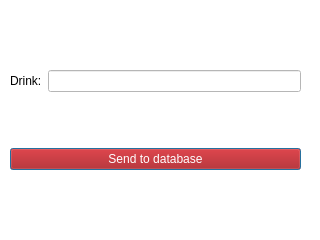
<?xml version="1.0" encoding="UTF-8"?>
<ui version="4.0">
 <class>DeleteSomeDrinkWidget</class>
 <widget class="QDialog" name="DeleteSomeDrinkWidget">
  <property name="geometry">
   <rect>
    <x>0</x>
    <y>0</y>
    <width>320</width>
    <height>240</height>
   </rect>
  </property>
  <property name="windowTitle">
   <string>Dialog</string>
  </property>
  <property name="styleSheet">
   <string notr="true">background-color:white;</string>
  </property>
  <widget class="QWidget" name="">
   <property name="geometry">
    <rect>
     <x>10</x>
     <y>20</y>
     <width>291</width>
     <height>201</height>
    </rect>
   </property>
   <layout class="QVBoxLayout" name="verticalLayout">
    <item>
     <layout class="QHBoxLayout" name="horizontalLayout">
      <item>
       <widget class="QLabel" name="label">
        <property name="text">
         <string>Drink:</string>
        </property>
       </widget>
      </item>
      <item>
       <widget class="QLineEdit" name="drinkLine"/>
      </item>
     </layout>
    </item>
    <item>
     <widget class="QPushButton" name="pushButton">
      <property name="styleSheet">
       <string notr="true">background-color:rgb(170, 0, 0);
color:rgb(255, 255, 255);</string>
      </property>
      <property name="text">
       <string>Send to database</string>
      </property>
     </widget>
    </item>
   </layout>
  </widget>
 </widget>
 <resources/>
 <connections/>
</ui>
